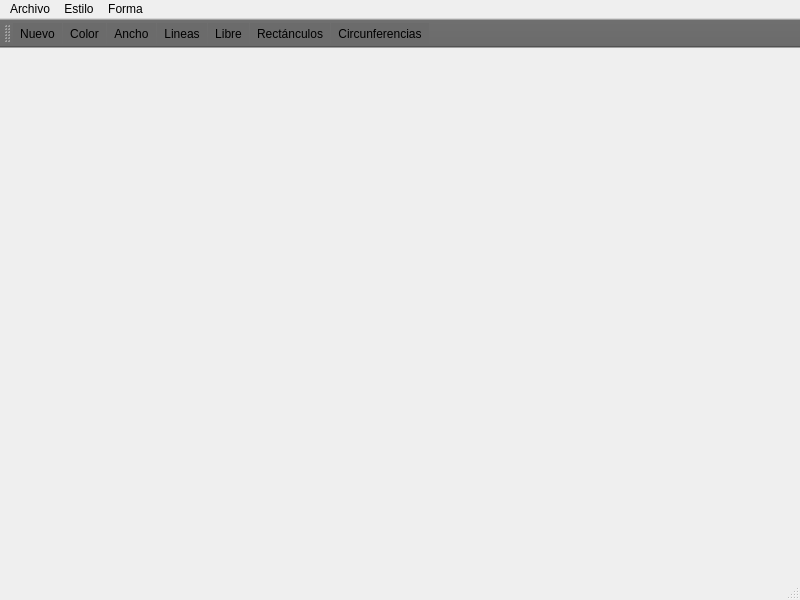
<?xml version="1.0" encoding="UTF-8"?>
<ui version="4.0">
 <class>Principal</class>
 <widget class="QMainWindow" name="Principal">
  <property name="geometry">
   <rect>
    <x>0</x>
    <y>0</y>
    <width>800</width>
    <height>600</height>
   </rect>
  </property>
  <property name="cursor">
   <cursorShape>CrossCursor</cursorShape>
  </property>
  <property name="windowTitle">
   <string>MiPaint</string>
  </property>
  <property name="windowIcon">
   <iconset resource="Recursos.qrc">
    <normaloff>:/Recursos/pintar.png</normaloff>:/Recursos/pintar.png</iconset>
  </property>
  <widget class="QWidget" name="centralwidget"/>
  <widget class="QMenuBar" name="menubar">
   <property name="geometry">
    <rect>
     <x>0</x>
     <y>0</y>
     <width>800</width>
     <height>25</height>
    </rect>
   </property>
   <property name="styleSheet">
    <string notr="true">color: rgb(0, 0, 0);</string>
   </property>
   <widget class="QMenu" name="menuArchivo">
    <property name="title">
     <string>Archivo</string>
    </property>
    <addaction name="actionGuardar"/>
    <addaction name="separator"/>
    <addaction name="actionNuevo"/>
    <addaction name="actionSalir"/>
   </widget>
   <widget class="QMenu" name="menuEstilo">
    <property name="title">
     <string>Estilo</string>
    </property>
    <addaction name="actionColor"/>
    <addaction name="actionAncho"/>
   </widget>
   <widget class="QMenu" name="menuForma">
    <property name="title">
     <string>Forma</string>
    </property>
    <addaction name="actionLineas"/>
    <addaction name="actionLibre"/>
    <addaction name="actionRect_nculos"/>
    <addaction name="actionCircunferencias"/>
   </widget>
   <addaction name="menuArchivo"/>
   <addaction name="menuEstilo"/>
   <addaction name="menuForma"/>
  </widget>
  <widget class="QStatusBar" name="statusbar"/>
  <widget class="QToolBar" name="toolBar">
   <property name="windowTitle">
    <string>toolBar</string>
   </property>
   <property name="styleSheet">
    <string notr="true">background-color: rgb(107, 107, 107);</string>
   </property>
   <attribute name="toolBarArea">
    <enum>TopToolBarArea</enum>
   </attribute>
   <attribute name="toolBarBreak">
    <bool>false</bool>
   </attribute>
   <addaction name="actionNuevo"/>
   <addaction name="actionColor"/>
   <addaction name="actionAncho"/>
   <addaction name="actionLineas"/>
   <addaction name="actionLibre"/>
   <addaction name="actionRect_nculos"/>
   <addaction name="actionCircunferencias"/>
  </widget>
  <action name="actionNuevo">
   <property name="icon">
    <iconset resource="Recursos.qrc">
     <normaloff>:/Recursos/nuevo-archivo.png</normaloff>:/Recursos/nuevo-archivo.png</iconset>
   </property>
   <property name="text">
    <string>Nuevo</string>
   </property>
   <property name="shortcut">
    <string>Ctrl+N</string>
   </property>
  </action>
  <action name="actionGuardar">
   <property name="icon">
    <iconset resource="Recursos.qrc">
     <normaloff>:/Recursos/disco-flexible.png</normaloff>:/Recursos/disco-flexible.png</iconset>
   </property>
   <property name="text">
    <string>Guardar</string>
   </property>
   <property name="shortcut">
    <string>Ctrl+S</string>
   </property>
  </action>
  <action name="actionSalir">
   <property name="icon">
    <iconset resource="Recursos.qrc">
     <normaloff>:/Recursos/iconfinder_exit-enter-leave-in-door_2931187.png</normaloff>:/Recursos/iconfinder_exit-enter-leave-in-door_2931187.png</iconset>
   </property>
   <property name="text">
    <string>Salir</string>
   </property>
   <property name="shortcut">
    <string>Ctrl+Q</string>
   </property>
  </action>
  <action name="actionColor">
   <property name="icon">
    <iconset resource="Recursos.qrc">
     <normaloff>:/Recursos/paleta-de-color.png</normaloff>:/Recursos/paleta-de-color.png</iconset>
   </property>
   <property name="text">
    <string>Color</string>
   </property>
   <property name="shortcut">
    <string>Ctrl+Shift+C</string>
   </property>
  </action>
  <action name="actionAncho">
   <property name="icon">
    <iconset resource="Recursos.qrc">
     <normaloff>:/Recursos/talla.png</normaloff>:/Recursos/talla.png</iconset>
   </property>
   <property name="text">
    <string>Ancho</string>
   </property>
   <property name="shortcut">
    <string>Ctrl+Shift+A</string>
   </property>
  </action>
  <action name="actionLineas">
   <property name="checkable">
    <bool>false</bool>
   </property>
   <property name="icon">
    <iconset resource="Recursos.qrc">
     <normaloff>:/Recursos/editar.png</normaloff>:/Recursos/editar.png</iconset>
   </property>
   <property name="text">
    <string>Lineas</string>
   </property>
  </action>
  <action name="actionLibre">
   <property name="checkable">
    <bool>false</bool>
   </property>
   <property name="icon">
    <iconset resource="Recursos.qrc">
     <normaloff>:/Recursos/dibujar.png</normaloff>:/Recursos/dibujar.png</iconset>
   </property>
   <property name="text">
    <string>Libre</string>
   </property>
  </action>
  <action name="actionRect_nculos">
   <property name="checkable">
    <bool>false</bool>
   </property>
   <property name="icon">
    <iconset resource="Recursos.qrc">
     <normaloff>:/Recursos/editar(1).png</normaloff>:/Recursos/editar(1).png</iconset>
   </property>
   <property name="text">
    <string>Rectánculos</string>
   </property>
  </action>
  <action name="actionCircunferencias">
   <property name="checkable">
    <bool>false</bool>
   </property>
   <property name="icon">
    <iconset resource="Recursos.qrc">
     <normaloff>:/Recursos/concentrico.png</normaloff>:/Recursos/concentrico.png</iconset>
   </property>
   <property name="text">
    <string>Circunferencias</string>
   </property>
  </action>
 </widget>
 <resources>
  <include location="Recursos.qrc"/>
 </resources>
 <connections/>
</ui>
